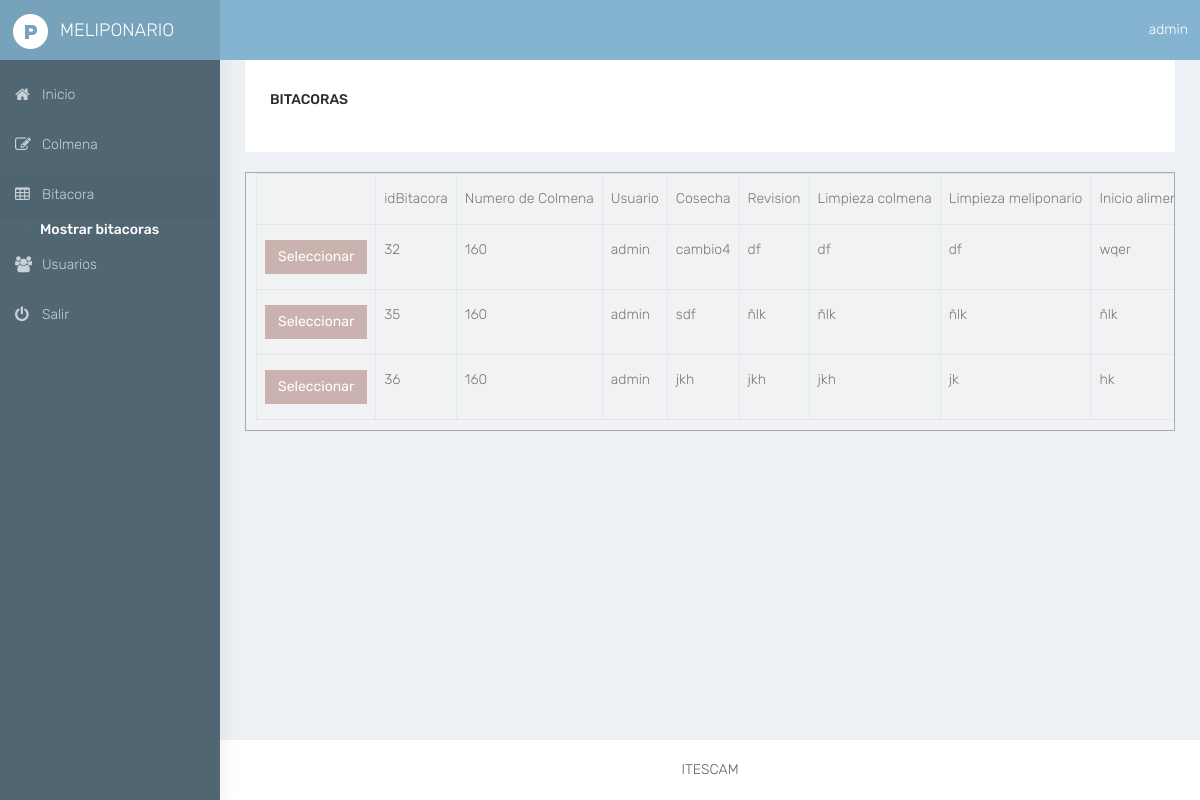
/Administrador/Bitacora/bitacoras.php (signed in), run on the app's committed database.
### tables this page shows
CREATE TABLE `bitacora` (
  `idBitacora` int(255) NOT NULL,
  `idColmena` int(255) NOT NULL,
  `idUsuario` varchar(255) NOT NULL,
  `cosecha` varchar(2500) NOT NULL,
  `revision` varchar(2500) NOT NULL,
  `lim_col` varchar(2500) NOT NULL,
  `lim_meli` varchar(2500) NOT NULL,
  `a_inicio` varchar(2500) NOT NULL,
  `a_termino` varchar(2500) NOT NULL,
  `a_cantidad` varchar(2500) NOT NULL,
  `a_numero` int(255) NOT NULL,
  `dosis` varchar(2500) NOT NULL,
  `inicio` varchar(2500) NOT NULL,
  `termino` varchar(2500) NOT NULL,
  `desarrollo` varchar(2500) NOT NULL,
  `miel` varchar(2500) NOT NULL,
  `cria` varchar(2500) NOT NULL,
  `abeja` varchar(2500) NOT NULL,
  `cera` varchar(2500) NOT NULL,
  `fecha` varchar(2500) NOT NULL,
  `ingredientes` varchar(2500) NOT NULL,
  `observacion` varchar(2500) NOT NULL
);

### Administrador/Bitacora/bitacoras.php (the view, shortened to what this page needs)
<?php
    include("conexion.php");
    if(isset($_SESSION['username']))
    {
        $usuario = $_SESSION['username'];
    }else{
        header("location: ../../registrar.html");
    }
  $bitacora = "SELECT * FROM bitacora";
  $resultado = $conexion->query($bitacora);
?>
<!DOCTYPE html>
<html lang="en">
<head>
    <link href="../../bootstrap/dist/css/bootstrap.min.css" rel="stylesheet">
    <link href="../../plugins/bower_components/sidebar-nav/dist/sidebar-nav.min.css" rel="stylesheet">
    <link href="../../css/animate.css" rel="stylesheet">
    <link href="../../css/style.css" rel="stylesheet">
    <link href="../../css/colors/blue-dark.css" id="theme" rel="stylesheet">
</head>
<body>
    <div id="wrapper">
        <nav class="navbar navbar-default navbar-static-top m-b-0">
            <div class="navbar-header"> <a class="navbar-toggle hidden-sm hidden-md hidden-lg " href="javascript:void(0)" data-toggle="collapse" data-target=".navbar-collapse"><i class="fa fa-bars"></i></a>
                <div class="top-left-part"><a class="logo" href="../index.php"><b><img src="../../plugins/images/pixeladmin-logo.png" alt="home" /></b>Meliponario</a></div>
                <ul class="nav navbar-top-links navbar-right pull-right">
                    <li>
                        <a class="profile-pic" href="#"> <b class="hidden-xs" ></b> <?php echo $usuario; ?> </a>
                    </li>
                </ul>
            </div>
        </nav>
        <?php include("menu.php"); ?>
        <div id="page-wrapper">
            <div class="container-fluid">
                <div class="row">
                    <div class="col-md-12">
                        <div class="white-box">
                            <h3 class="box-title">Bitacoras</h3> </div>
  <div class="scrollmenu" id="scrollmenu">
      <table border="1" class="table table-bordered table-hover">
        <tr>
          <td></td>
          <td>idBitacora</td>
          <td>Numero de Colmena</td>
          <td>Usuario</td>
          <td>Cosecha</td>
          <td>Revision</td>
          <td>Limpieza colmena</td>
          <td>Limpieza meliponario</td>
          <td>Inicio alimentacion</td>
        </tr>
        <?php
        while ($fila=$resultado -> fetch_assoc())
        {?>
          <tr>
            <td>
              <form accion="" method="post" action="agrega.php">
              <a href="../Bitacora/agrega.php?idBitacora=<?php echo $fila['idBitacora']; ?>">  <input type="button" name="ejecutar" value="Seleccionar" class="btn btn-danger"/> </a>
              </form>
            </td>
            <td><?php echo $fila['idBitacora']; ?></td>
            <td><?php echo $fila['idColmena']; ?></td>
            <td><?php echo $usuario; ?></td>
            <td><?php echo $fila['cosecha']; ?></td>
            <td><?php echo $fila['revision']; ?></td>
            <td><?php echo $fila['lim_col']; ?></td>
            <td><?php echo $fila['lim_meli']; ?></td>
            <td><?php echo $fila['a_inicio']; ?></td>
          </tr>
        <?php } ?>
      </table>
    </div>
                    </div>
                </div>
            </div>
            <footer class="footer text-center">ITESCAM</footer>
        </div>
    </div>
</body>
</html>

### Administrador/Bitacora/menu.php (shortened to what this page needs)
<div class="navbar-default sidebar" role="navigation">
       <div class="sidebar-nav navbar-collapse slimscrollsidebar">
           <ul class="nav" id="side-menu">
               <li style="padding: 10px 0 0;">
                   <a href="../index.php" class="waves-effect"><i class="fa fa-home fa-fw" aria-hidden="true"></i><span class="hide-menu">Inicio</span></a>
               </li>
               <li>
                   <a href="profile.html" class="waves-effect"><i class="fa fa fa-pencil-square-o fa-fw" aria-hidden="true"></i><span class="hide-menu">Colmena</span></a>
               </li>
               <li>
                   <a href="../../basic-table.html" class="waves-effect"><i class="fa fa-table fa-fw" aria-hidden="true"></i><span class="hide-menu">Bitacora</span></a>
                   <ul>
                       <li> <a href="../Bitacora/bitacoras.php"> Mostrar bitacoras </a></li>
                   </ul>
               </li>
               <li>
                   <a href="../../fontawesome.html" class="waves-effect"><i class="fa fa-users fa-fw" aria-hidden="true"></i><span class="hide-menu">Usuarios</span></a>
               </li>
               <li>
                   <a href="../../logi/salir.php" class="waves-effect"><i class="fa fa-power-off fa-fw" aria-hidden="true"></i><span class="hide-menu">Salir</span></a>
               </li>
           </ul>
       </div>
   </div>

### css/colors/blue-dark.css (style rules this page uses)
body { background:#516673 }
.top-left-part { background:rgba(0,0,0,0.1) }
.navbar-header { background:#85b4d0 }
.navbar-top-links>li>a { color:#ffffff }
.sidebar { background:#516673;box-shadow:1px 0 20px rgba(0,0,0,0.08) }
#side-menu li a { color:#c8d1d6 }
#side-menu li a { color:#c8d1d6;border-left:0 solid #516673 }
#side-menu ul>li>a.active { color:#ffffff;font-weight:500 }

### Administrador/Bitacora/bitacoras.php (style rules this page uses)
.scrollmenu { overflow:auto; white-space: nowrap; margin: 2rem auto; border: 1px solid #aaa; background: #f1f2f3; overflow:auto; box-sizing: border-box; padding:0 1rem; background: auto; }

### data on the page
bitacora: idBitacora "32", idColmena "160", cosecha "cambio4", revision "df", lim_col "df", lim_meli "df", a_inicio "wqer"
bitacora: idBitacora "35", idColmena "160", cosecha "sdf", revision "ñlk", lim_col "ñlk", lim_meli "ñlk", a_inicio "ñlk"
bitacora: idBitacora "36", idColmena "160", cosecha "jkh", revision "jkh", lim_col "jkh", lim_meli "jk", a_inicio "hk"

### other printed values
$usuario "admin"
